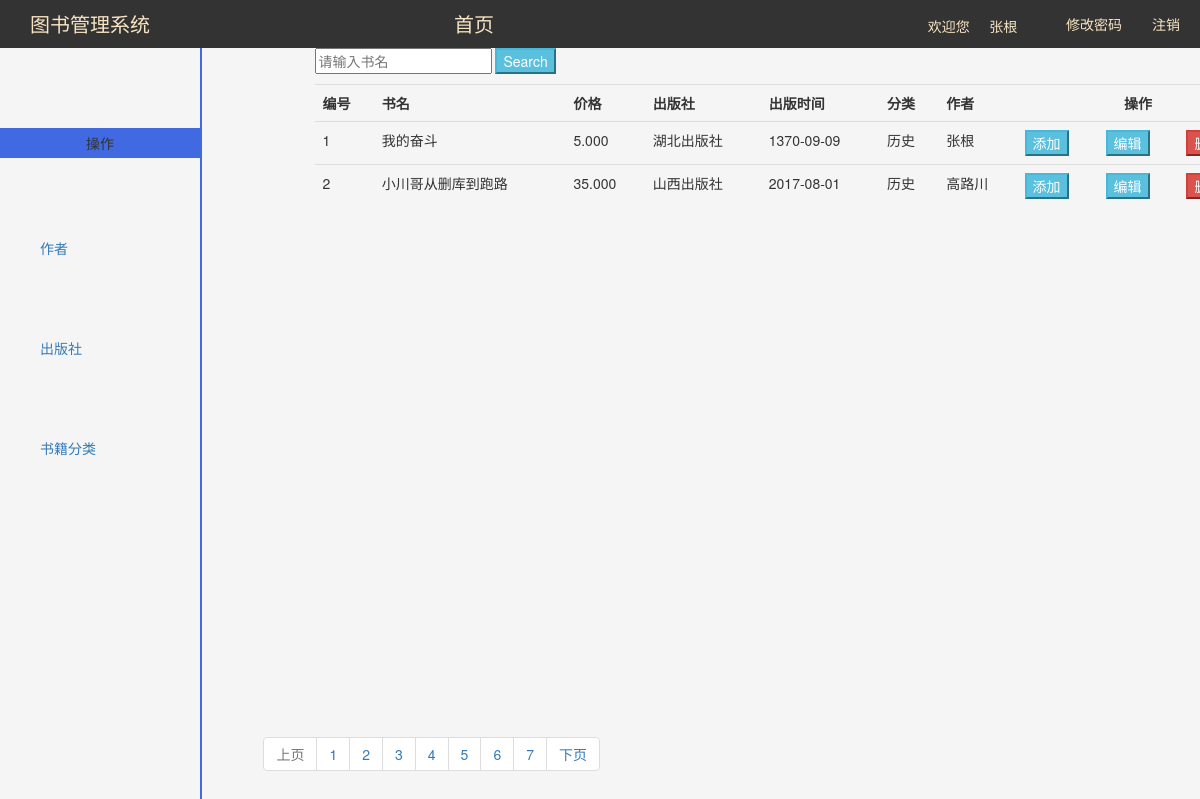
Page /index/ (signed in) on the committed database.
### app01/models.py (models this page shows)
class Book(models.Model):
    title = models.CharField(max_length=32)
    price = models.DecimalField(max_digits=8, decimal_places=3)
    date = models.CharField(max_length=64)
    publish = models.ForeignKey(Publish)
    classify = models.ForeignKey(Classify)
    author = models.ManyToManyField(Author)

class Publish(models.Model):
    name=models.CharField(max_length=32)
    addr=models.CharField(max_length=32)

class Classify(models.Model):
    category=models.CharField(max_length=32)

class Author(models.Model):
    name=models.CharField(max_length=32)
    sex=models.CharField(max_length=10)
    age=models.IntegerField()
    university=models.CharField(max_length=32)

### app01/views.py (the view)
# urls.py: url(r'^index/',index),
@login_required
def index(request):
    page_number = request.GET.get("page")
    book_lists = models.Book.objects.all()
    p = Paginator(book_lists,2)
    try:
        book_list = p.page(page_number)
    except EmptyPage:
        book_list = p.page(p.num_pages)
    except PageNotAnInteger:
        book_list = p.page(1)
    return render(request, 'index.html', locals())

### templates/index.html (shortened to what this page needs)
{% extends 'frame.html' %}
{% block content %}
    <div class="container">
    <div class="row">
        <div class="col-md-10 col-md-offset-1" >
            <form action="/query/" method="post">
               <p> <input type="text" placeholder="请输入书名" name="book">
                   <input type="submit" class="btn-info" value="Search">
               </p>
            </form>
            <table class="table table-hover">
                <tr>
                    <th>编号</th>
                    <th>书名</th>
                    <th>价格</th>
                    <th>出版社</th>
                    <th>出版时间</th>
                    <th>分类</th>
                    <th>作者</th>
                    <th colspan="3" style="text-align: center">操作</th>
                </tr>
                {% block book_list %}
                {% for book in book_list %}
                    <tr>
                    <td>{{ forloop.counter }}</td>
                    <td>{{ book.title }}</td>
                    <td>{{ book.price }}</td>
                    <td>{{ book.publish.name }}</td>
                    <td>{{ book.date}}</td>
                    <td>{{ book.classify.category }}</td>
                    <td>
                        {% for author in book.author.all %}
                             {{author.name }}
                        {% endfor %}
                    </td>
                    <td><a href="/addbook/?id={{ book.id }}"><button class="btn-info">添加</button></a></td>
                    <td><a href="/editbook/?id={{ book.id }}"><button class="btn-info">编辑</button></a></td>
                    <td><a href="/delbook/?id={{book.id }}"><button class="btn-danger">删除</button></a></td>
                    </tr>
                {% endfor %}
                {% endblock %}
                </table>
        </div>
    </div>
    <div class="row">
        <div class="col-md-9 col-md-offset-4" >
        </div>
    </div>
</div>
    <nav aria-label="Page navigation" style="position: fixed;bottom: 5px;right: 50%">
    <ul class="pagination">
        {% if book_list.has_previous %}
            <li><a href="/index/?page={{ book_list.previous_page_number }}">上页 <span
                    class="sr-only">(current)</span></a></li>
        {% else %}
            <li class="disabled"><a href="#">上页</a></li>
        {% endif %}
        {% for page in p.page_range %}
            <li><a href="/index/?page={{ page }}">{{ page }} <span class="sr-only">(current)</span></a></li>
        {% endfor %}
        {% if book_list.has_next %}
            <li><a href="/index/?page={{ book_list.next_page_number }}">下页 </a></li>
        {% else %}
            <li class="disabled"><a href="#">下页</a></li>
        {% endif %}
    </ul>
</nav>
{% endblock %}

### templates/frame.html (shortened to what this page needs)
<!DOCTYPE html>
<html lang="en">
<head>
    <link rel="stylesheet" href="/static/dist/js/bootstrap.js">
    <link rel="stylesheet" href="/static/dist/css/bootstrap.css">
</head>
<body>
<div class="content">
    <div class="header">
            <a  shref="/index/" style="margin-left: 30px; text-align: center;line-height: 48px;font-size: 20px;color: wheat">图书管理系统</a>
           <a  shref="/index/" style="margin-left:300px;text-align: center;line-height: 48px;font-size: 20px;color: wheat">首页</a>
            <span style="margin-left: 430px;color: wheat">欢迎您&nbsp&nbsp &nbsp&nbsp{{ request.user }}</span>
            <a href="/logout/" style="float: right;margin-right: 20px;text-align: center;line-height: 48px;color: wheat;text-decoration:none;" >注销</a>
            <a href="/set_password/" style="float: right;margin-right: 30px;text-align: center;line-height: 48px;color: wheat;text-decoration:none;">修改密码</a>
    </div>
    <div class="left">
         <div style="background-color: royalblue;text-align: center;line-height: 30px;margin-top: 80px">操作</div>
        <ul class="title" style="list-style-type:none">
            <li><a href="/ul/menu/author/" style="text-decoration:none">作者</a></li>
            <li><a href="/ul/menu/publish/"style="text-decoration:none">出版社</a></li>
            <li><a href="/ul/menu/classify/"style="text-decoration:none">书籍分类</a></li>
        </ul>
    </div>
    <div class="right">
     {% block content %}
     {% endblock %}
    </div>
</div>
</body>

### templates/frame.html (style rules this page uses)
* { margin: 0 }
.header { width: 100%; height: 48px; background-color:black; opacity:0.8; position: fixed; top: 0px; left: 0px; }
.left { width: 200px; background-color:whitesmoke; position: fixed; top: 48px; left: 0px; bottom: 0px; }
.right { background-color:whitesmoke; position: fixed; top: 48px; left: 200px; bottom: 0px; right: 0px; overflow: scroll; border-left:solid 2px royalblue; }
.title li { margin-top: 80px; }

### rows in the picture
Book: title "我的奋斗", price "5.000", publish.name "湖北出版社", date "1370-09-09", classify.category "历史"
Author: name "张根"
Book: title "小川哥从删库到跑路", price "35.000", publish.name "山西出版社", date "2017-08-01", classify.category "历史"
Author: name "高路川"

### other values in the picture
{{ request.user }} "张根"
{{ page }} "1" "2" "3" "4" "5" "6" "7"
